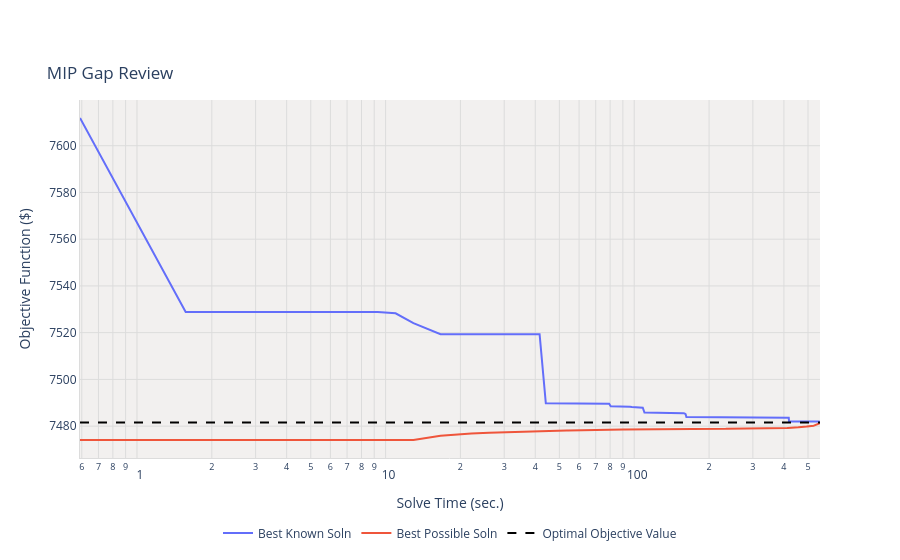

Write notebook code for a chart like this one.
### Code cell
best_soln_trace = go.Scatter(
    x=df['time'],
    y=df['best_soln'],
    name='Best Known Soln',
    customdata=df['percent_diff'],
    hovertemplate='Best Known Soln: $%{y:,.2f}  (%{customdata:.2f}% gap)<extra></extra>'
)

best_poss_soln_trace = go.Scatter(
    x=df['time'],
    y=df['best_possible_soln'],
    name='Best Possible Soln',
    hovertemplate='Best Possible Soln: $%{y:,.2f}<extra></extra>'
)

optimal_obj_val_trace = go.Scatter(
    x=df['time'],
    y=optimal_obj_array,
    name='Optimal Objective Value',
    line={'dash': 'dash', 'color': 'black'},
    hovertemplate='Optimal Value: $%{y:,.2f}<extra></extra>'
)

grid_color='#DCDCDC'

layout={
    'title': {'text': 'MIP Gap Review',
             'x':0.052,
             'y':0.88,
             'xanchor':'left',
             'yanchor': 'top'},
    'height': 600,
    'xaxis': {
        'title': 'Solve Time (sec.)',
        'type':'log',
        'linecolor':grid_color,
        'gridcolor':grid_color,
        'showline':True
    },
    'yaxis': {
        'title': 'Objective Function ($)',
        'linecolor':grid_color,
        'gridcolor':grid_color,
        'showline':True
    },
    'plot_bgcolor': '#F2F0EF',
    'paper_bgcolor': 'rgb(255,255,255)',
    'legend': {
        'orientation': 'h',
        'xanchor': 'center',
        'yanchor': 'bottom',
        'x': 0.5,
        'y': -0.25
    },
    'hovermode': 'x unified'
}

fig = go.Figure(data=[best_soln_trace, best_poss_soln_trace, optimal_obj_val_trace], layout=layout)
iplot(fig)

### Figure 1 — Plotly figure (JSON) as saved in the notebook; plotly's stock layout.template omitted (floating-point values rounded to 4 significant figures; data arrays with more than 128 entries replaced by an {"elided": "..."} marker saying what was removed)
{"data": [{"customdata": {"elided": "448 float values"}, "hovertemplate": "Best Known Soln: $%{y:,.2f}  (%{customdata:.2f}% gap)<extra></extra>", "name": "Best Known Soln", "type": "scatter", "x": {"elided": "448 float values"}, "y": {"elided": "448 float values"}}, {"hovertemplate": "Best Possible Soln: $%{y:,.2f}<extra></extra>", "name": "Best Possible Soln", "type": "scatter", "x": {"elided": "448 float values"}, "y": {"elided": "448 float values"}}, {"hovertemplate": "Optimal Value: $%{y:,.2f}<extra></extra>", "line": {"color": "black", "dash": "dash"}, "name": "Optimal Objective Value", "type": "scatter", "x": {"elided": "448 float values"}, "y": {"elided": "448 float values"}}], "layout": {"autosize": true, "hovermode": "x unified", "legend": {"orientation": "h", "x": 0.5, "xanchor": "center", "y": -0.25, "yanchor": "bottom"}, "paper_bgcolor": "rgb(255,255,255)", "plot_bgcolor": "#F2F0EF", "title": {"text": "MIP Gap Review", "x": 0.052, "xanchor": "left", "y": 0.88, "yanchor": "top"}, "xaxis": {"autorange": true, "gridcolor": "#DCDCDC", "linecolor": "#DCDCDC", "range": [-0.2291, 2.747], "showline": true, "title": {"text": "Solve Time (sec.)"}, "type": "log"}, "yaxis": {"autorange": true, "gridcolor": "#DCDCDC", "linecolor": "#DCDCDC", "range": [7466.0, 7620.0], "showline": true, "title": {"text": "Objective Function ($)"}, "type": "linear"}}}
